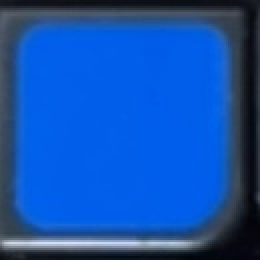
#> input picture src/rcm/dataset/train/b/1.jpg, 130 x 130 px, given in place of the camera (shown 2 times larger)
$ python camera.py
#> lines starting #> are read from the running program, lines starting #| are printed output that depends on the picture
import cv2
import numpy as np
import argparse

class Camera:
    def __init__(self, id=0):
        self.cap = cv2.VideoCapture(id)
        self.cap.set(3, 640)
        self.cap.set(4, 480)
        self.frame = None
        self.masks = {
            'red': ([163, 107,  11], [180, 255, 255]),
            'blue': ([79, 155, 50], [107, 255, 255]),
            'yellow': ([17, 58, 50], [34, 255, 255]),
            'orange': ([5, 130, 50], [20, 255, 255]),
            'green': ([68, 86, 50], [89, 255, 255]),
            'white': ([0, 0, 50], [180, 37, 255])
        }

    def get_frame(self):
        ret, frame = self.cap.read()
#> frame is the input picture: shape (130, 130, 3); mean B, G, R 175, 82.2, 19.5
        if not ret:
            return None
        self.frame = frame

    def release(self):
        self.cap.release()

    def __del__(self):
        self.release()

    def update(self):
        self.get_frame()

    def draw_contours(self):
        gray = cv2.cvtColor(self.frame, cv2.COLOR_BGR2GRAY)
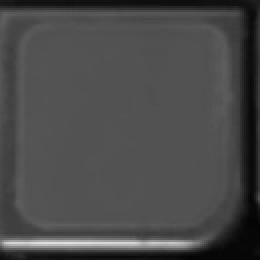
#> gray: shape (130, 130) (shown 2 times larger); min 3, max 223, mean 74
        _, thresh = cv2.threshold(gray, 240, 255, cv2.THRESH_BINARY)
#> thresh: shape (130, 130); every value is 0
        contours, _ = cv2.findContours(thresh, cv2.RETR_TREE, cv2.CHAIN_APPROX_SIMPLE)
#> contours = []
        # 用面積排序
        contours = sorted(contours, key=cv2.contourArea, reverse=True)
        # 只取矩形
        contours_squre = []
        for contour in contours:
            epsilon = 0.02 * cv2.arcLength(contour, True)
            approx = cv2.approxPolyDP(contour, epsilon, True)
            if len(approx) == 4:
                contours_squre.append(approx)
#> this loop made 0 passes
#> after the loop, contours_squre = []
        # 取面積最相似的 9 個方塊
        contours_squre = contours_squre[:9]
        for contour in contours_squre:
            area = cv2.contourArea(contour)
            if area > 1000:
                cv2.drawContours(self.frame, contour, -1, (0, 255, 0), 3)

    def show(self):
        cv2.imshow('frame', self.frame)

if __name__ == '__main__':
    parser = argparse.ArgumentParser()
    parser.add_argument('--id', type=int, default=0)
    args = parser.parse_args()
    cam = Camera(args.id)
    while True:
        cam.update()
        cam.draw_contours()
        cam.show()
        if cv2.waitKey(1) & 0xFF == ord('q'):
#> (key q is pressed here)
            break
    cam.release()
    cv2.destroyAllWindows()

$ run again, on src/rcm/dataset/train/b/10.jpg
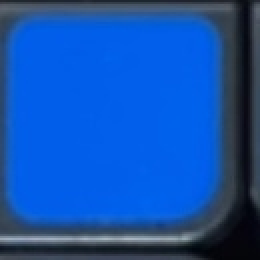
#> input picture src/rcm/dataset/train/b/10.jpg, 130 x 130 px, given in place of the camera (shown 2 times larger)
#> in get_frame, frame is the input picture: shape (130, 130, 3); mean B, G, R 174.6, 82.2, 19.1
#> in draw_contours, `gray = cv2.cvtColor(self.frame, cv2.COLOR_BGR2GRAY)`:
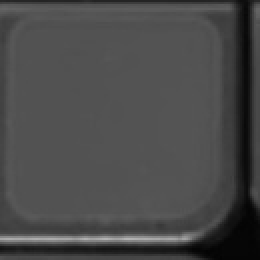
#> gray: shape (130, 130) (shown 2 times larger); min 3, max 179, mean 73.8
#> thresh: shape (130, 130); every value is 0
#> contours = []

$ run again, on src/rcm/dataset/train/b/11.jpg
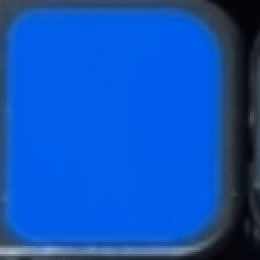
#> input picture src/rcm/dataset/train/b/11.jpg, 130 x 130 px, given in place of the camera (shown 2 times larger)
#> in get_frame, frame is the input picture: shape (130, 130, 3); mean B, G, R 187, 83.1, 13.8
#> in draw_contours, `gray = cv2.cvtColor(self.frame, cv2.COLOR_BGR2GRAY)`:
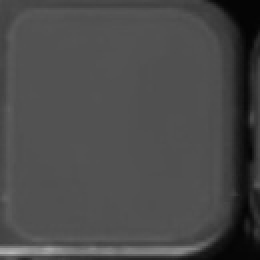
#> gray: shape (130, 130) (shown 2 times larger); min 4, max 182, mean 74.2
#> thresh: shape (130, 130); every value is 0
#> contours = []

$ run again, on src/rcm/dataset/train/b/12.jpg
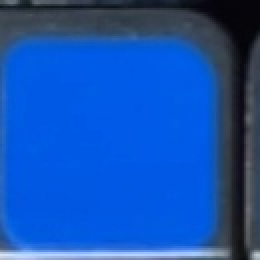
#> input picture src/rcm/dataset/train/b/12.jpg, 130 x 130 px, given in place of the camera (shown 2 times larger)
#> in get_frame, frame is the input picture: shape (130, 130, 3); mean B, G, R 177.6, 82.5, 20.8
#> in draw_contours, `gray = cv2.cvtColor(self.frame, cv2.COLOR_BGR2GRAY)`:
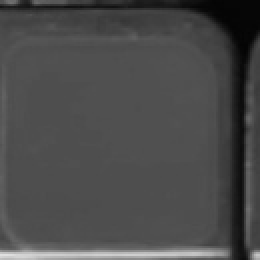
#> gray: shape (130, 130) (shown 2 times larger); min 4, max 224, mean 74.9
#> thresh: shape (130, 130); every value is 0
#> contours = []
